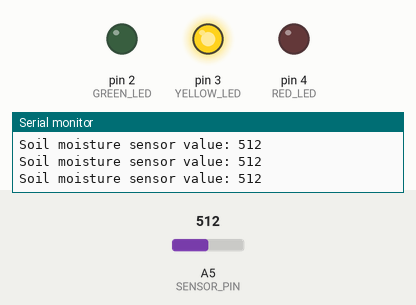
Recording of a sketch running on a simulated Arduino Uno, built with avr-gcc and run on an emulated ATmega328P. On the bench: output pins drawn as LEDs (lit = HIGH), the last lines printed to the serial monitor. The inputs (shaded band) are chosen by the test bench; at power-on: A5 (SENSOR_PIN) = 512.

Above: at 1.2 s.
1.3 s: A5 (SENSOR_PIN) set to 483
At 2.1 s:
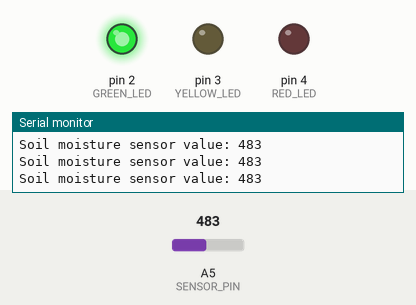
2.8 s: A5 (SENSOR_PIN) set to 0
At 3.6 s:
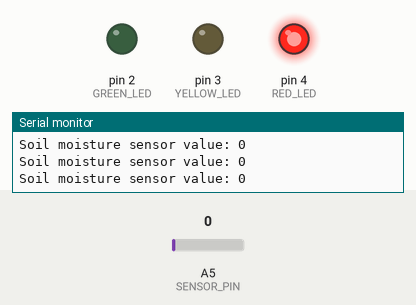
Timing chart, 0 to 5.8 s (numbered marks = the images above; inputs shaded):
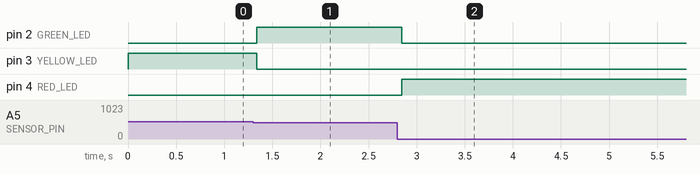

The sketch:

SOIL_MOISTURE_TRAFFICor3LED.ino
```cpp
// ================================================================================
// Read values from a soil moisture sensor and blink LEDs accordingly
// This code works with resistance-based soil moisture sensors
// Created on 17 July 2024
// Created by Lucas Fernando (https://www.youtube.com/@lucasfernandochannel)
// You are free to use this code the way you want
// ================================================================================

#define GREEN_LED 2 // Green LED connected to digital pin 2
#define YELLOW_LED 3 // Yellow LED connected to digital pin 3
#define RED_LED 4 // Red LED connected to digital pin 4
#define SENSOR_PIN A5 // Soil moisture sensor connected to analog pin A5
// Defining soil moisture readings thresholds
// From 0 to 500 - extremely wet
// From 501 to 800 - wet
// From 801 - dry
#define DRY_THRESHOLD 800
#define WET_THRESHOLD 500

void setup() {
  pinMode(GREEN_LED, OUTPUT);
  pinMode(YELLOW_LED, OUTPUT);
  pinMode(RED_LED, OUTPUT);

  digitalWrite(GREEN_LED, LOW);
  digitalWrite(YELLOW_LED, LOW);
  digitalWrite(RED_LED, LOW);

  Serial.begin(9600);
}

void loop() {
  int sensorValue = analogRead(SENSOR_PIN);
  // Print the sensor reading values
  Serial.print("Soil moisture sensor value: ");
  Serial.println(sensorValue);

  if(sensorValue > 0 && sensorValue <= WET_THRESHOLD) {
    // Extremely wet (green LED)
    digitalWrite(GREEN_LED, HIGH);
    digitalWrite(YELLOW_LED, LOW);
    digitalWrite(RED_LED, LOW);
  } else if (sensorValue > WET_THRESHOLD && sensorValue <= DRY_THRESHOLD) {
    // Wet (yellow LED)
    digitalWrite(GREEN_LED, LOW);
    digitalWrite(YELLOW_LED, HIGH);
    digitalWrite(RED_LED, LOW);
  } else {
    // Extremely dry (red LED)
    digitalWrite(GREEN_LED, LOW);
    digitalWrite(YELLOW_LED, LOW);
    digitalWrite(RED_LED, HIGH);
  }
}
```

Measured:
- the behaviour switches between 501 and 500 on A5 (SENSOR_PIN) (found by bisection; images 0 and 1)
- after the input at 1.3 s, pin 2 (GREEN_LED): LOW → HIGH at once; pin 3 (YELLOW_LED): HIGH → LOW at once
- after the input at 2.8 s, pin 2 (GREEN_LED): HIGH → LOW after 0.05 s; pin 4 (RED_LED): LOW → HIGH after 0.05 s
